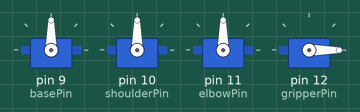
A sketch run on a simulated Arduino Uno, built with avr-gcc and run on an emulated ATmega328P. Parts: 4 × servo.

Above: at 0.05 s.
At 2.0 s:
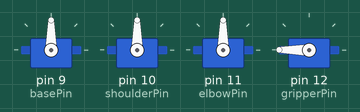
Timing chart, 0 to 6.9 s (numbered marks = the images above):
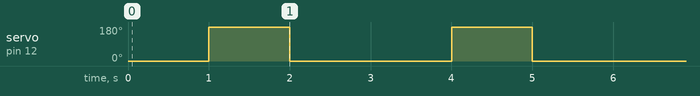

The sketch:

Arm.ino
```cpp
#include <Servo.h>

// Define servo pins
const int basePin = 9;
const int shoulderPin = 10;
const int elbowPin = 11;
const int gripperPin = 12;

// Create servo objects
Servo baseServo;
Servo shoulderServo;
Servo elbowServo;
Servo gripperServo;

// Define servo angles for each position
int baseAngle = 90;
int shoulderAngle = 90;
int elbowAngle = 90;
int gripperAngle = 0; // 0 for open, 180 for closed

void setup() {
  // Attach servos to pins
  baseServo.attach(basePin);
  shoulderServo.attach(shoulderPin);
  elbowServo.attach(elbowPin);
  gripperServo.attach(gripperPin);

  // Initialize servos to their initial positions
  baseServo.write(baseAngle);
  shoulderServo.write(shoulderAngle);
  elbowServo.write(elbowAngle);
  gripperServo.write(gripperAngle);
}

void loop() {
  // Move the arm to a specific position
  moveArm(90, 90, 90, 0); // Example position, adjust as needed
  delay(1000); // Wait for the arm to reach the position

  // Open gripper
  moveGripper(180);
  delay(1000); // Wait for the gripper to open

  // Close gripper
  moveGripper(0);
  delay(1000); // Wait for the gripper to close
}

void moveArm(int base, int shoulder, int elbow, int gripper) {
  baseServo.write(base);
  shoulderServo.write(shoulder);
  elbowServo.write(elbow);
  gripperServo.write(gripper);
}

void moveGripper(int angle) {
  gripperServo.write(angle);
}
```

Measured:
- by itself, servo on pin 12 (gripperPin): alternates 180° for 1.0 s and 0° for 2.0 s
